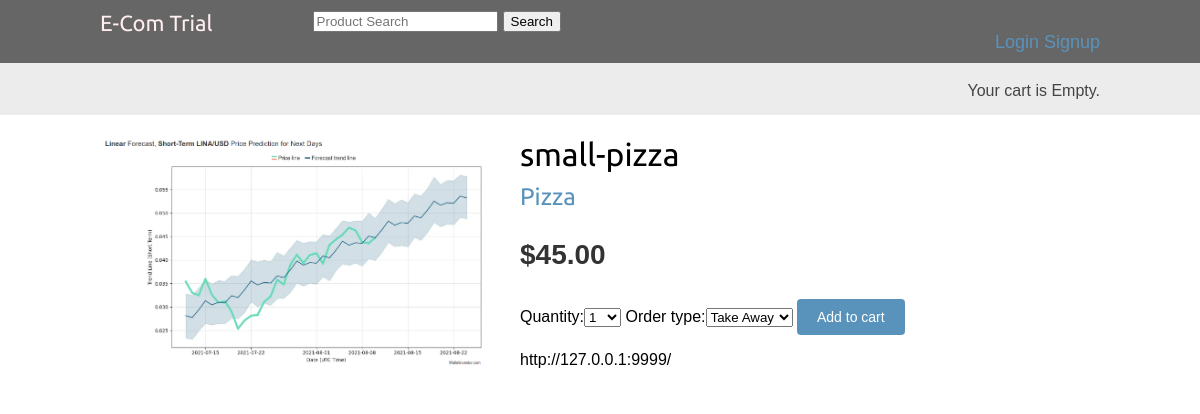
Screenshot of /3/small-pizza/ with the database file from the repository.
### shop/models.py (models this page shows, shortened)
class Product(models.Model):
    category = models.ForeignKey(Category, related_name='products', on_delete=models.CASCADE)
    name = models.CharField(max_length=255, db_index=True)
    slug = models.SlugField(max_length=255, unique=True)
    image = models.ImageField(upload_to='products/%y/%m/%d', blank=True)
    description = models.TextField(blank=True)
    price = models.DecimalField(max_digits=10, decimal_places=2)
    available = models.BooleanField(default=True)
    created = models.DateTimeField(auto_now_add=True)
    updated = models.DateTimeField(auto_now=True)
    class Meta:
        ordering = ('name',)
        index_together = (('id', 'slug'),)

class Category(models.Model):
    name = models.CharField(max_length=255, db_index=True)
    slug = models.SlugField(max_length=255, unique=True)
    class Meta:
        ordering = ('name',)
        verbose_name = 'category'
        verbose_name_plural = 'categories'
    def __str__(self):
        return self.name
    def get_absolute_url(self):
        return reverse('shop:product_list_by_category',
                       args=[self.slug])

### shop/views.py (the view)
# urls.py: path('<int:id>/<slug:slug>/', views.product_detail, name='product_detail'),
def product_detail(request, id, slug):
    product = get_object_or_404(Product, id=id,
                                slug=slug,
                                available=True)
    cart_product_form = CartAddProductForm()
    return render(request, 'shop/products/detail.html', {
        'product': product, 'cart_product_form': cart_product_form})

### cart/forms.py
class CartAddProductForm(forms.Form):
    quantity = forms.TypedChoiceField(
        choices=PRODUCT_QUANTITY_CHOICES,
        coerce=int)
    override = forms.BooleanField(required=False,
                                  initial=False,
                                  widget=forms.HiddenInput)
    order_type = forms.ChoiceField(choices=ORDER_CHOICES)

### cart/cart.py (called while the page is built)
    def __len__(self):
        return sum(item['quantity'] for item in self.cart.values())

### cart/context_processors.py (called while the page is built)
def cart(request):
    return {'cart': Cart(request)}

### shop/templates/shop/products/detail.html (shortened to what this page needs)
{% extends "shop/base.html" %}
{% load static %}
{% block content %}
    <div class="product-detail">
    <img src="{% if product.image %}{{ product.image.url }}{% else %}{% static "img/no_image.png" %}{% endif %}" alt="">
    <h1>{{ product.name }}</h1>
    <h2>
        <a href="{{ product.category.get_absolute_url }}">
            {{ product.category }}
        </a>
    </h2>
    <p class="price">${{ product.price }}</p>
    <form action="{% url 'cart:cart_add' product.id %}" method="post">
        {{ cart_product_form }}
        <input type="submit" value="Add to cart">
    </form>
    {{ product.description|linebreaks }}
    </div>
{% endblock %}

### shop/static/css/base.css (style rules this page uses)
body { margin:0; padding:0; font-family:helvetica, sans-serif; }
h1, h2, h3, h4, h5 , h6 { font-family: 'Ubuntu', sans-serif; font-weight:normal; }
a { text-decoration:none; color:#5993bb; }
a.button, input[type="submit"] { color:#fff; background:#5993bb; border-radius:4px; padding:10px 20px; font-size:14px; border:0; }
.product-detail { text-align:justify; }
.product-detail .price { color:#333; font-size:28px; font-weight:bold; }
.product-detail img { width:40%; float:left; padding:0 20px 20px 0; }
.product-detail h1 { margin-bottom:0; }
.product-detail h2 { margin-top:10px; }

### rows the page displays
Product: image (picture), name "small-pizza", category "Pizza", price "45.00", description "http://127.0.0.1:9999/"
